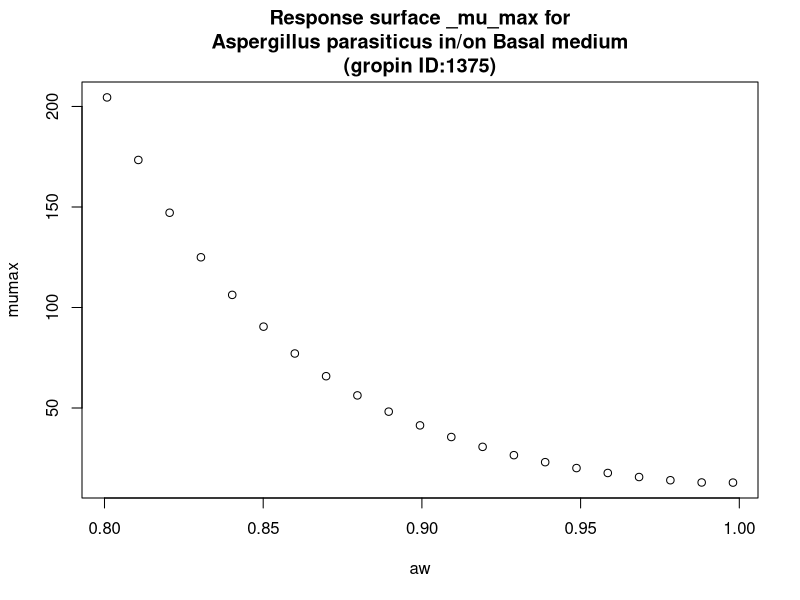

Here is the R script that generated this plot:
#############################
# start of Parameter script
#############################
aw <- seq(0.8008,0.998001998001998,length.out=21)
#############################
# end of Parameter script
#############################
############################# 
# start of Model script Gropin ID 1375 
#############################
 
# constant coefficients for this model
 
variables <- data.frame(aw)
argumentsPar <- unique.data.frame(expand.grid(variables))
 
# heart of the model
response_surface <- function(aw) {
   mumax <-exp(2.652-3.023*sqrt(1-aw)+20.17*(sqrt(1-aw))^2)

	return(mumax=mumax)
} 

# output parameters
responseSurface <- cbind(argumentsPar,response_surface(argumentsPar['aw']))
colnames(responseSurface) <- c(colnames(argumentsPar),'mumax')
#############################
# End of Model script
#############################
############################# 
# start of Visualisation script Gropin ID 1375 
#############################
titleText <-'Response surface _mu_max for
Aspergillus parasiticus in/on Basal medium
(gropin ID:1375)'
plot(aw,responseSurface$'mumax',xlab='aw',
                          ylab='mumax',main=titleText)
#############################
# End of Visualisation script
#############################
